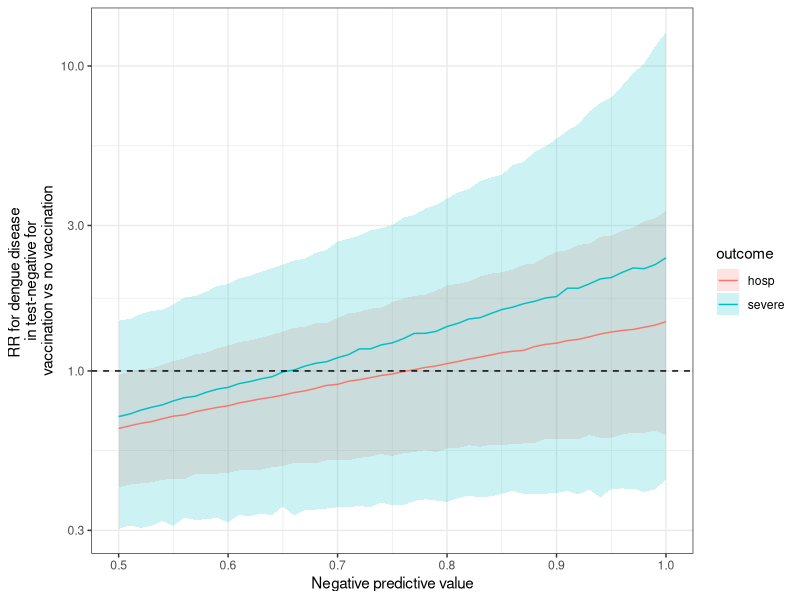
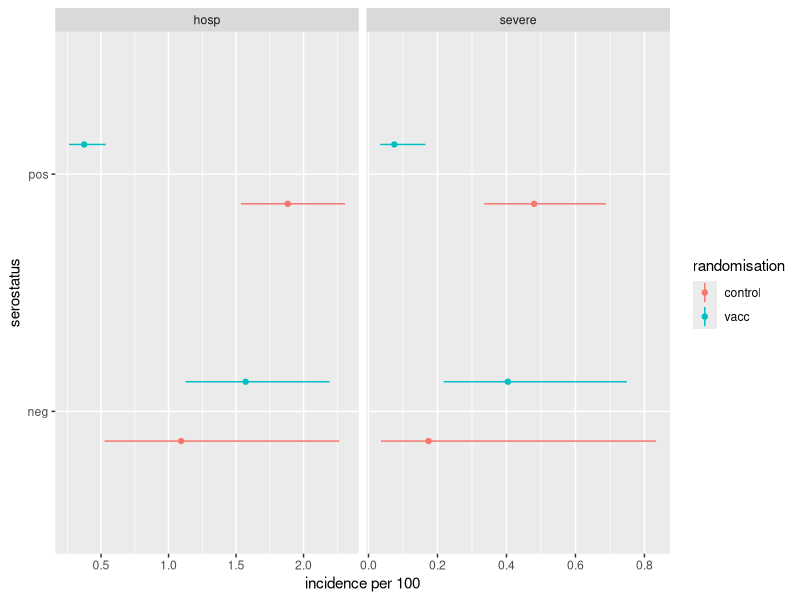
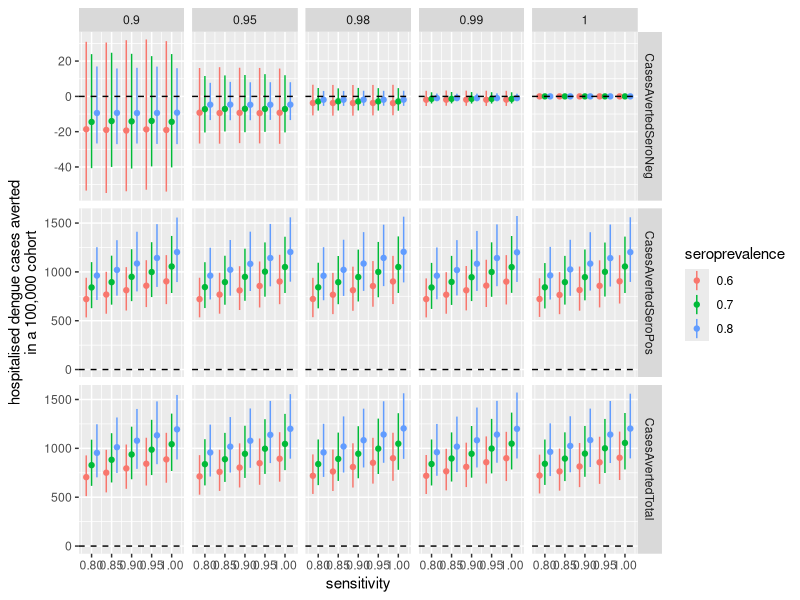
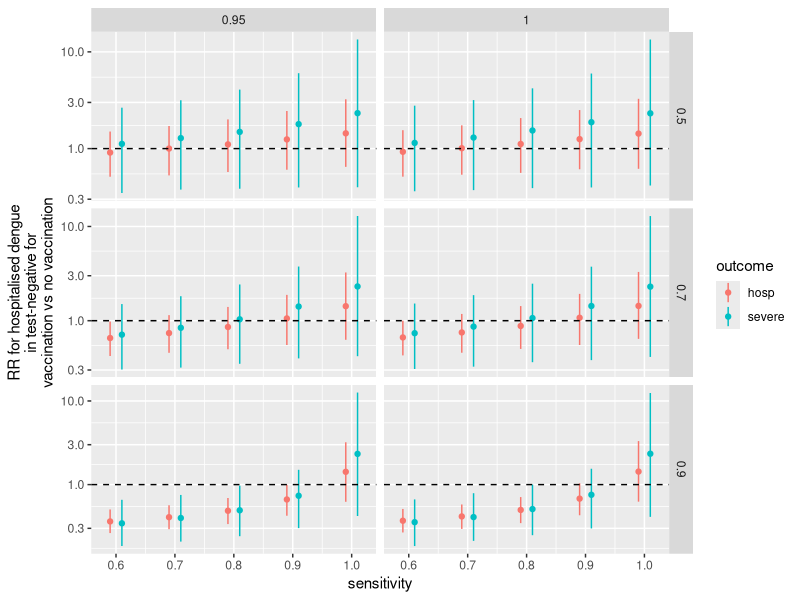
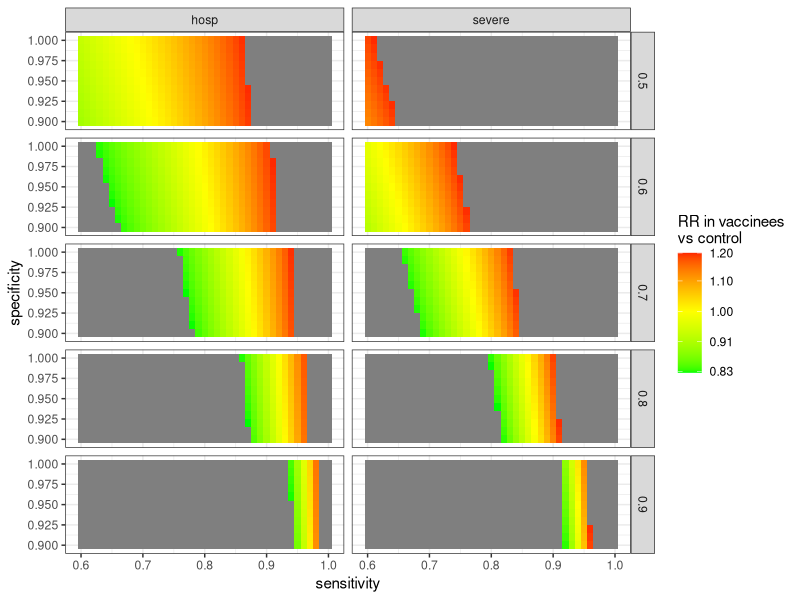
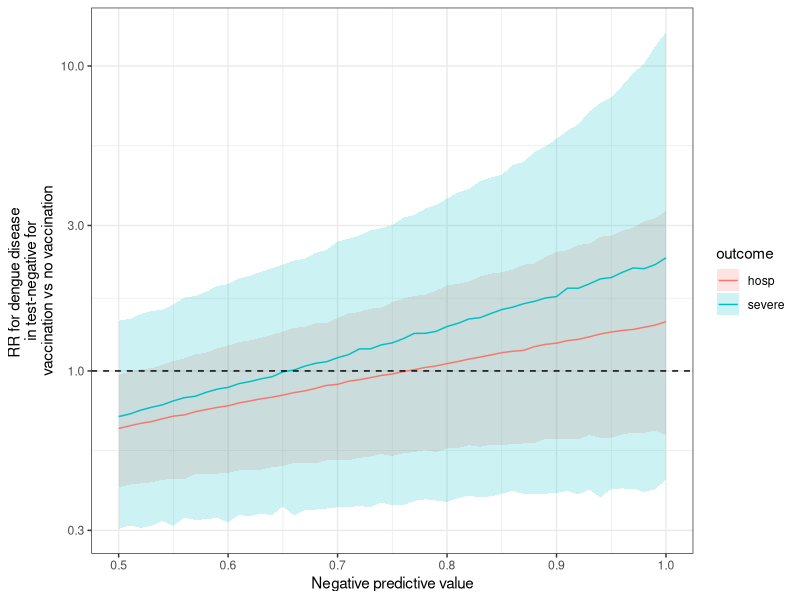

Source code (R) for these figures, in order: (Note: a time limit stopped this script after it produced the figures.)

# Investigating Dengue RDT sensitivity and specificty requirements
# written by Stefan Flasche using R version 3.4.4

# load packages
require(tidyverse)


# Data --------------------------------------------------------------------

# data: cumulative incidence over 5yrs observed in the trial and its stratification into 
#       seropositive and seronegative using PRNT50 with multiple imputation (in per 100). 
df <- tibble(no=1:8,
             randomisation = c("vacc","vacc","control","control","vacc","vacc","control","control"),
             serostatus = c("pos","neg","pos","neg","pos","neg","pos","neg"),
             outcome = c(rep("hosp",4),rep("severe",4)),
             incidence.ph.mid = c(.375,1.571,1.883,1.093,0.075,0.404,0.48,0.174),
             incidence.ph.lo = c(.263,1.125,1.536,.526,0.034,0.218,0.335,0.036),
             incidence.ph.hi = c(.535,2.193,2.307,2.265,0.165,0.749,0.688,0.834))

# plot data
p.data <- df %>% ggplot(aes(x= serostatus, y = incidence.ph.mid, ymin = incidence.ph.lo, ymax = incidence.ph.hi,color=randomisation)) +
  geom_linerange(position=position_dodge(width = 0.5)) +
  geom_point(position=position_dodge(width = 0.5)) +
  facet_grid(.~outcome, scales = "free") +
  coord_flip() + ylab("incidence per 100")
ggsave(filename = "Pics\\Fig1_Data.tiff",p.data ,unit="cm", width = 14, height = 5, compression = "lzw", dpi = 300)


# sample from lognormal distribution in which the 50%, 2.5% and 97.5% quanitles fit the observed mean, CI.lo and CI.hi respectively
LnfitSample <- function(input= c(mean=1, lo=.5, hi=2), N=10000){
  mean = input[1] %>% as.numeric()
  lo = input[2] %>% as.numeric()
  hi = input[3] %>% as.numeric()
  rlnorm(N, meanlog = log(mean), sdlog = (log(mean/lo) +  log(hi/mean))/2/1.92) %>%
    return()
}


# Population impact of test and vaccinate ---------------------------------------------

# calculate population impact of test and vaccinate strategy
## need to include resampling of incidence 
CasesAverted <- function(seroPrevalence = .7, sensitivity = 1, specificity = 0, 
                         cohortSize=100000, df.tmp = df, outcm = "hosp"){
  df.tmp = df.tmp %>% filter(outcome == outcm)
  Inc.SeroPos.Vacc <- df.tmp %>% filter(randomisation=="vacc" & serostatus =="pos") %>% 
    select(incidence.ph.mid:incidence.ph.hi) %>% LnfitSample()
  Inc.SeroPos.Cont <- df.tmp %>% filter(randomisation=="control" & serostatus =="pos") %>% 
    select(incidence.ph.mid:incidence.ph.hi) %>% LnfitSample()
  Inc.SeroNeg.Vacc <- df.tmp %>% filter(randomisation=="vacc" & serostatus =="neg") %>% 
    select(incidence.ph.mid:incidence.ph.hi) %>% LnfitSample()
  Inc.SeroNeg.Cont <- df.tmp %>% filter(randomisation=="control" & serostatus =="neg") %>% 
    select(incidence.ph.mid:incidence.ph.hi) %>% LnfitSample()
  
  CasesAvertedSeroPos = cohortSize * seroPrevalence * sensitivity * (Inc.SeroPos.Cont - Inc.SeroPos.Vacc) / 100
  CasesAvertedSeroNeg = cohortSize * (1-seroPrevalence) * (1 - specificity) * (Inc.SeroNeg.Cont - Inc.SeroNeg.Vacc) /100
  
  df_res <- tibble(seroPrevalence = seroPrevalence, sensitivity = sensitivity,
                   specificity = specificity, outcome = outcm, 
                   CasesAvertedSeroPos.mid = median(CasesAvertedSeroPos), 
                   CasesAvertedSeroPos.lo = quantile(CasesAvertedSeroPos,.025), 
                   CasesAvertedSeroPos.hi = quantile(CasesAvertedSeroPos,.975),
                   CasesAvertedSeroNeg.mid = median(CasesAvertedSeroNeg), 
                   CasesAvertedSeroNeg.lo = quantile(CasesAvertedSeroNeg,.025), 
                   CasesAvertedSeroNeg.hi = quantile(CasesAvertedSeroNeg,.975), 
                   CasesAvertedTotal.mid =  median(CasesAvertedSeroPos + CasesAvertedSeroNeg), 
                   CasesAvertedTotal.lo = quantile(CasesAvertedSeroPos + CasesAvertedSeroNeg, .025),
                   CasesAvertedTotal.hi = quantile(CasesAvertedSeroPos + CasesAvertedSeroNeg, .975))
  return(df_res)
}

# plot impact of test and vaccinate strategy
df.plt = NULL
for(seroPrevalence in c(.6,.7,.8)){
  for(specificity in c(.9,.95,.98,.99,1)){
    for(sensitivity in seq(.8,1,by=.05)){
      df.plt <- df.plt %>% 
        rbind(CasesAverted(seroPrevalence = seroPrevalence, sensitivity = sensitivity, specificity = specificity))
    }
  }
}

df.plt <- df.plt %>%
  gather(key,value, -seroPrevalence, -sensitivity, -specificity, -outcome) %>%
  extract(key, c("outcome","conf"),"(.*)\\.(.*)") %>%
  spread(conf, value)
  
p.tandv = df.plt %>% ggplot(aes(x=sensitivity, y = mid, ymin=lo, ymax= hi, color = as.factor(seroPrevalence))) +
  geom_linerange(position = position_dodge(width = 0.04)) +
  geom_point(position = position_dodge(width = 0.04)) +
  facet_grid(outcome ~ specificity, scales = "free") +
  scale_color_discrete(name="seroprevalence") + ylab("hospitalised dengue cases averted\nin a 100,000 cohort") +
  geom_hline(yintercept = 0, color="black", lty="dashed")
ggsave(filename = "Pics\\Fig2_Impact_TandV.tiff",p.tandv ,unit="cm", width = 25, height = 14, compression = "lzw", dpi = 300)


# Impact of sensitivity --------------------------------------------------------------------
  
# calculate sensitivity needed to avoid chosing to vaccinate test negative
TestNegRatio <- function(seroPrevalence = .7, sensitivity = .8, specificity = .95,
                             df.tmp = df, outcm = "hosp", midonly=F){
  df.tmp = df.tmp %>% filter(outcome == outcm)
  if(midonly){
    Inc.SeroPos.Vacc <- df.tmp %>% filter(randomisation=="vacc" & serostatus =="pos") %>% 
      select(incidence.ph.mid) %>% as.numeric()
    Inc.SeroPos.Cont <- df.tmp %>% filter(randomisation=="control" & serostatus =="pos") %>% 
      select(incidence.ph.mid) %>% as.numeric()
    Inc.SeroNeg.Vacc <- df.tmp %>% filter(randomisation=="vacc" & serostatus =="neg") %>% 
      select(incidence.ph.mid) %>% as.numeric()
    Inc.SeroNeg.Cont <- df.tmp %>% filter(randomisation=="control" & serostatus =="neg") %>% 
      select(incidence.ph.mid) %>% as.numeric()
  }else{
    Inc.SeroPos.Vacc <- df.tmp %>% filter(randomisation=="vacc" & serostatus =="pos") %>% 
      select(incidence.ph.mid:incidence.ph.hi) %>% LnfitSample()
    Inc.SeroPos.Cont <- df.tmp %>% filter(randomisation=="control" & serostatus =="pos") %>% 
      select(incidence.ph.mid:incidence.ph.hi) %>% LnfitSample()
    Inc.SeroNeg.Vacc <- df.tmp %>% filter(randomisation=="vacc" & serostatus =="neg") %>% 
      select(incidence.ph.mid:incidence.ph.hi) %>% LnfitSample()
    Inc.SeroNeg.Cont <- df.tmp %>% filter(randomisation=="control" & serostatus =="neg") %>% 
      select(incidence.ph.mid:incidence.ph.hi) %>% LnfitSample()
  }
   
  risk.if.testNeg.vacc <- ((1-seroPrevalence) * specificity *  Inc.SeroNeg.Vacc + 
    seroPrevalence * (1-sensitivity) * Inc.SeroPos.Vacc ) / 
    ((1-seroPrevalence) * specificity  + seroPrevalence * (1-sensitivity) ) 
  risk.if.testNeg.nova <- ((1-seroPrevalence) * specificity *  Inc.SeroNeg.Cont + 
    seroPrevalence * (1-sensitivity) * Inc.SeroPos.Cont ) / 
    ((1-seroPrevalence) * specificity  + seroPrevalence * (1-sensitivity) ) 
  
  df_res <- tibble(seroPrevalence = seroPrevalence, sensitivity = sensitivity,
                   specificity = specificity, outcome = outcm, 
                   riskiftestNegvacc.mid = median(risk.if.testNeg.vacc), 
                   riskiftestNegnova.mid = median(risk.if.testNeg.nova),
                   riskiftestNegvacc.lo = quantile(risk.if.testNeg.vacc,.025), 
                   riskiftestNegvacc.hi = quantile(risk.if.testNeg.vacc,.975),
                   riskiftestNegnova.lo = quantile(risk.if.testNeg.nova,.025), 
                   riskiftestNegnova.hi = quantile(risk.if.testNeg.nova,.975),
                   RR.mid =  median(risk.if.testNeg.vacc / risk.if.testNeg.nova), 
                   RR.lo = quantile(risk.if.testNeg.vacc / risk.if.testNeg.nova, .025),
                   RR.hi = quantile(risk.if.testNeg.vacc / risk.if.testNeg.nova, .975))
  return(df_res)
}

# analyse where test nagative vacc vs novacc risks are for a number of scenarios
df.plt = NULL
for(seroPrevalence in c(.5,.7,.9)){
  for(specificity in c(.95,1)){
    for(sensitivity in seq(.6,1,by=.1)){
      df.plt <- df.plt %>% 
        rbind(TestNegRatio(seroPrevalence = seroPrevalence, sensitivity = sensitivity, specificity = specificity)) %>%
        rbind(TestNegRatio(seroPrevalence = seroPrevalence, sensitivity = sensitivity, specificity = specificity, outcm = "severe"))
      
    }
  }
}

p.sens <- df.plt %>% 
  ggplot(aes(x=sensitivity, y = RR.mid, ymin=RR.lo, ymax= RR.hi, color=outcome)) +
  geom_linerange(position = position_dodge(width = 0.04)) +
  geom_point(position = position_dodge(width = 0.04)) +
  facet_grid(seroPrevalence ~ specificity, scales = "free") +
  scale_y_log10() + geom_hline(yintercept = 1, color="black", lty="dashed") +
  scale_color_discrete(name="outcome") +
  ylab("RR for hospitalised dengue\nin test-negative for\nvaccination vs no vaccination")
ggsave(filename = "Pics\\FigX_SensitivityImpact.tiff",p.sens ,unit="cm", width = 20, height = 12, compression = "lzw", dpi = 300)

# analyse where test nagative vacc vs novacc risks - map
df.plt2 = NULL
for(seroPrevalence in c(.5,.6,.7,.8,.9)){
  for(specificity in seq(.9,1,by=.01)){
    for(sensitivity in seq(.6,1,by=.01)){
      df.plt2 <- df.plt2 %>% 
        rbind(TestNegRatio(seroPrevalence = seroPrevalence, sensitivity = sensitivity, specificity = specificity, midonly=T)) %>%
        rbind(TestNegRatio(seroPrevalence = seroPrevalence, sensitivity = sensitivity, specificity = specificity, outcm = "severe", midonly=T))
      
    }
  }
}

p.sens.b <- df.plt2 %>% 
  ggplot(aes(x=sensitivity, y=specificity, fill = RR.mid)) +
  facet_grid(seroPrevalence ~ outcome) + 
  geom_tile() +
  scale_fill_gradient2(name="RR in vaccinees\nvs control", low = "green", mid = "yellow",
                       high = "red", midpoint = 0, breaks=round(c(.5,1/1.2,1/1.1,1,1.1,1.2,2),2),trans = "log", limits=c(1/1.21,1.2)) +
  theme_bw() 
ggsave("Pics\\Fig3a_SensitivityImpactMap.tiff", p.sens.b, width = 20, height = 13, units = "cm", compression="lzw", dpi =300)


# importance of NPV ---------------------------------------------
TestNegRatio.NPV <- function(NPV = .7, df.tmp = df, outcm = "hosp"){
  df.tmp = df.tmp %>% filter(outcome == outcm)

  Inc.SeroPos.Vacc <- df.tmp %>% filter(randomisation=="vacc" & serostatus =="pos") %>% 
    select(incidence.ph.mid:incidence.ph.hi) %>% LnfitSample()
  Inc.SeroPos.Cont <- df.tmp %>% filter(randomisation=="control" & serostatus =="pos") %>% 
    select(incidence.ph.mid:incidence.ph.hi) %>% LnfitSample()
  Inc.SeroNeg.Vacc <- df.tmp %>% filter(randomisation=="vacc" & serostatus =="neg") %>% 
    select(incidence.ph.mid:incidence.ph.hi) %>% LnfitSample()
  Inc.SeroNeg.Cont <- df.tmp %>% filter(randomisation=="control" & serostatus =="neg") %>% 
    select(incidence.ph.mid:incidence.ph.hi) %>% LnfitSample()

  risk.if.testNeg.vacc <- ( NPV * Inc.SeroNeg.Vacc + 
                            (1-NPV) * Inc.SeroPos.Vacc ) 
  risk.if.testNeg.nova <- ( NPV * Inc.SeroNeg.Cont + 
                            (1-NPV) * Inc.SeroPos.Cont ) 
  
  df_res <- tibble(NPV = NPV, outcome = outcm, 
                   riskiftestNegvacc.mid = median(risk.if.testNeg.vacc), 
                   riskiftestNegnova.mid = median(risk.if.testNeg.nova),
                   riskiftestNegvacc.lo = quantile(risk.if.testNeg.vacc,.025), 
                   riskiftestNegvacc.hi = quantile(risk.if.testNeg.vacc,.975),
                   riskiftestNegnova.lo = quantile(risk.if.testNeg.nova,.025), 
                   riskiftestNegnova.hi = quantile(risk.if.testNeg.nova,.975),
                   RR.mid =  median(risk.if.testNeg.vacc / risk.if.testNeg.nova), 
                   RR.lo = quantile(risk.if.testNeg.vacc / risk.if.testNeg.nova, .025),
                   RR.hi = quantile(risk.if.testNeg.vacc / risk.if.testNeg.nova, .975))
  return(df_res)
}

df.plt.NPV = NULL
for( NPV in seq(.5,1,by=0.01)){
  df.plt.NPV = df.plt.NPV %>% 
    rbind(TestNegRatio.NPV(NPV)) %>%
    rbind(TestNegRatio.NPV(NPV, outcm = "severe"))
}
df.plt.NPV %>%
  ggplot(aes(x=NPV, y=RR.mid, ymin=RR.lo, ymax=RR.hi, group=outcome, color=outcome, fill=outcome)) +
  geom_ribbon(alpha=0.2, color=NA) +
  geom_line() +
  geom_hline(yintercept = 1, color = "black", lty = "dashed") + 
  #facet_grid(outcome~., scales="free") +
  scale_y_log10() +
  xlab("Negative predictive value") + ylab("RR for dengue disease \nin test-negative for\nvaccination vs no vaccination") +
  theme_bw()+
  guides(group=F) 
ggsave("Pics\\Fig3b_NPVimpact.tiff", width = 12, height = 7, units = "cm", compression="lzw", dpi =300)


# calculate min sens needed ---------------------------------------------

get_PV <- function(specificity=.9, sensitivity=.7, seroprevalence=0.7 ){
  tp= sensitivity * seroprevalence
  fn= (1-sensitivity) * seroprevalence
  tn= specificity * (1-seroprevalence)
  fp= (1-specificity) * (1-seroprevalence)
  
  PPV = tp / (tp+fp) #prop of true positive among all pos
  NPV = tn / (tn+fn) #prop of negative positive among all negative
  
  df = data.frame(specificity=as.factor(specificity), sensitivity=sensitivity, seroprevalence=seroprevalence, NPV=NPV, PPV=PPV) %>%
    as.tibble()
  
  return(df)
  
}

res = NULL
for(specificity in c(.9,.95,.99)){
  for(seroprevalence in seq(0.15,1,by=0.01)){
    for(sensitivity in seq(0,1,by=0.01)){
      res = res %>%
        rbind(get_PV(specificity, sensitivity, seroprevalence))
    }
  }
}
min.PPV = .90
min.NPV = .75 # Ratio for RR forvaccinees to get hospitalised in Seropos vs Seroneg is 1.57/1.09 / 0.375/1.88
p = res %>% group_by(specificity,seroprevalence) %>% mutate(PPV.based = ( PPV == min(PPV + 5*(PPV<min.PPV))),
                                                        NPV.based = ( NPV == min(NPV + 5*(NPV<min.NPV)))) %>%
  filter(PPV.based | NPV.based) %>% 
  gather(criteria, value, -specificity, -sensitivity, -seroprevalence, -NPV, -PPV) %>%
  filter (value) %>%
  ggplot(aes(x=seroprevalence, y=sensitivity, color=criteria, lty = specificity)) +
    geom_line() +
    theme_bw() + 
    ylab("minimum sensitivity") +
    scale_x_continuous(breaks = seq(0.1,1,by=0.2)) +
    scale_y_continuous(breaks = seq(0,1,by=0.2))
ggsave("Pics/RequiredSensitivity.tiff", p, units = "cm",height = 7, width = 12, compression="lzw", dpi=300)
    
#NPV=.76
#(1.88-0.375)*(1-NPV) + (1.09-1.57)*NPV # averate risk if vaccinated ## needs> 0 to not vaccinate
#( NPV * 1.57 + (1-NPV) * 0.375 ) - ( NPV * 1.09 + (1-NPV) * 1.88 ) # risk vacc -  # risk novacc ## needs >0 to not use vaccine
